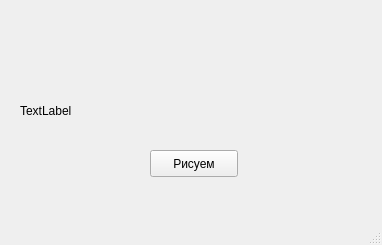
<?xml version="1.0" encoding="UTF-8"?>
<ui version="4.0">
 <class>MainWindow</class>
 <widget class="QMainWindow" name="MainWindow">
  <property name="geometry">
   <rect>
    <x>0</x>
    <y>0</y>
    <width>382</width>
    <height>245</height>
   </rect>
  </property>
  <property name="windowTitle">
   <string>MainWindow</string>
  </property>
  <widget class="QWidget" name="centralwidget">
   <widget class="QPushButton" name="pushButton">
    <property name="geometry">
     <rect>
      <x>150</x>
      <y>150</y>
      <width>88</width>
      <height>27</height>
     </rect>
    </property>
    <property name="text">
     <string>Рисуем</string>
    </property>
   </widget>
   <widget class="QLabel" name="label">
    <property name="geometry">
     <rect>
      <x>20</x>
      <y>20</y>
      <width>341</width>
      <height>181</height>
     </rect>
    </property>
    <property name="text">
     <string>TextLabel</string>
    </property>
   </widget>
  </widget>
  <widget class="QMenuBar" name="menubar">
   <property name="geometry">
    <rect>
     <x>0</x>
     <y>0</y>
     <width>382</width>
     <height>21</height>
    </rect>
   </property>
  </widget>
  <widget class="QStatusBar" name="statusbar"/>
 </widget>
 <resources/>
 <connections/>
</ui>
